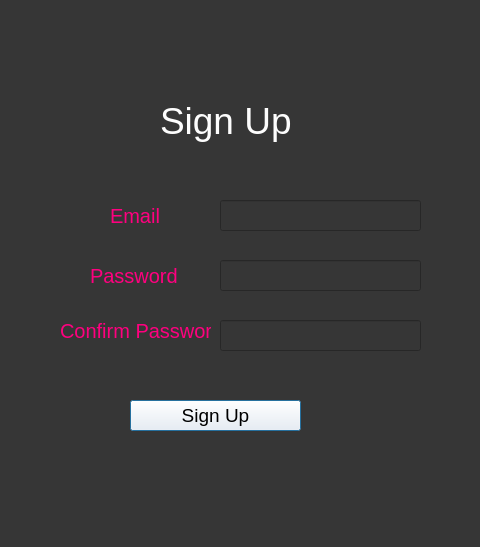
<?xml version="1.0" encoding="UTF-8"?>
<ui version="4.0">
 <class>Dialog</class>
 <widget class="QDialog" name="Dialog">
  <property name="geometry">
   <rect>
    <x>0</x>
    <y>0</y>
    <width>480</width>
    <height>547</height>
   </rect>
  </property>
  <property name="windowTitle">
   <string>Dialog</string>
  </property>
  <property name="styleSheet">
   <string notr="true">background-color:rgb(54, 54, 54)</string>
  </property>
  <widget class="QLabel" name="label">
   <property name="geometry">
    <rect>
     <x>160</x>
     <y>90</y>
     <width>141</width>
     <height>61</height>
    </rect>
   </property>
   <property name="styleSheet">
    <string notr="true">color:rgb(253, 253, 253);font-size:28pt;</string>
   </property>
   <property name="text">
    <string>Sign Up</string>
   </property>
  </widget>
  <widget class="QLabel" name="label_2">
   <property name="geometry">
    <rect>
     <x>110</x>
     <y>200</y>
     <width>61</width>
     <height>31</height>
    </rect>
   </property>
   <property name="styleSheet">
    <string notr="true">font-size:15pt;color:rgb(255,0,127)</string>
   </property>
   <property name="text">
    <string>Email</string>
   </property>
  </widget>
  <widget class="QLineEdit" name="email">
   <property name="geometry">
    <rect>
     <x>220</x>
     <y>200</y>
     <width>201</width>
     <height>31</height>
    </rect>
   </property>
   <property name="styleSheet">
    <string notr="true">font-size:14;color:rgb(232, 232, 232)</string>
   </property>
  </widget>
  <widget class="QLineEdit" name="password">
   <property name="geometry">
    <rect>
     <x>220</x>
     <y>260</y>
     <width>201</width>
     <height>31</height>
    </rect>
   </property>
   <property name="styleSheet">
    <string notr="true">font-size:14;color:rgb(232, 232, 232)</string>
   </property>
   <property name="text">
    <string/>
   </property>
  </widget>
  <widget class="QLabel" name="label_3">
   <property name="geometry">
    <rect>
     <x>90</x>
     <y>260</y>
     <width>111</width>
     <height>31</height>
    </rect>
   </property>
   <property name="styleSheet">
    <string notr="true">font-size:15pt;color:rgb(255,0,127)</string>
   </property>
   <property name="text">
    <string>Password</string>
   </property>
  </widget>
  <widget class="QPushButton" name="signupbutton">
   <property name="geometry">
    <rect>
     <x>130</x>
     <y>400</y>
     <width>171</width>
     <height>31</height>
    </rect>
   </property>
   <property name="styleSheet">
    <string notr="true">background-color:rgb(255, 247, 250);font-size:14pt;</string>
   </property>
   <property name="text">
    <string>Sign Up</string>
   </property>
  </widget>
  <widget class="QLabel" name="label_4">
   <property name="geometry">
    <rect>
     <x>60</x>
     <y>310</y>
     <width>151</width>
     <height>41</height>
    </rect>
   </property>
   <property name="styleSheet">
    <string notr="true">font-size:15pt;color:rgb(255,0,127)</string>
   </property>
   <property name="text">
    <string>Confirm Password</string>
   </property>
  </widget>
  <widget class="QLineEdit" name="confirmpass">
   <property name="geometry">
    <rect>
     <x>220</x>
     <y>320</y>
     <width>201</width>
     <height>31</height>
    </rect>
   </property>
   <property name="styleSheet">
    <string notr="true">font-size:14;color:rgb(232, 232, 232)</string>
   </property>
   <property name="text">
    <string/>
   </property>
  </widget>
 </widget>
 <resources/>
 <connections/>
</ui>
